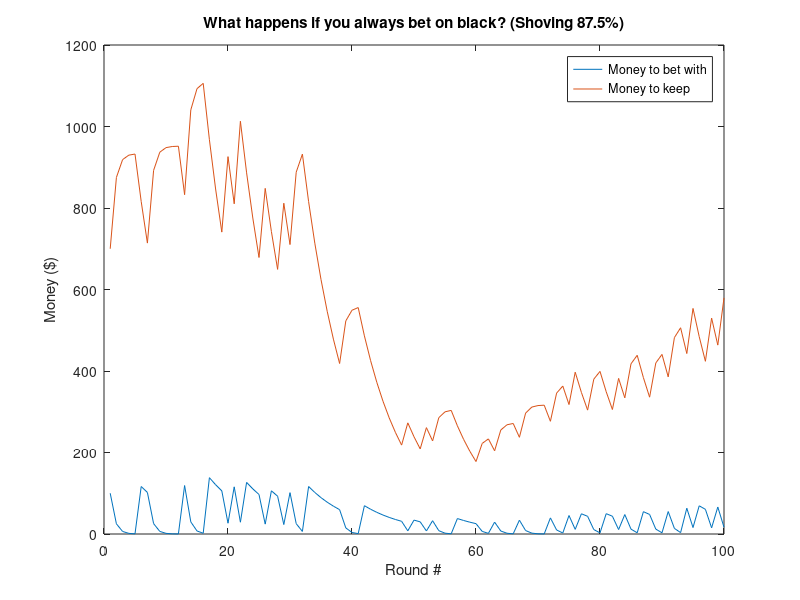

Reproduce this figure in MATLAB.
% Casino algorithm - Ian Gelman
% pull out game when lol?

iter = 100;                                             % # of rounds to simulate
start_bread = 800;                                      % Starting with $800
shove_pct = 7/8;                                        % Pctage of current money you 
                                                        % take home every round

pocket_bread = zeros(1,iter);                           % Money you currently have

pocket_bread(1) = start_bread - (start_bread*shove_pct);  % Init pocket bread
takehome_bread = zeros(1,iter);                         % Money you are taking home
takehome_bread(1) = start_bread - pocket_bread(1);        % Init takehome bread
the_game = rand(1,iter)-.5;                             % 2 to 1 odds

for i = 1:iter-1
    if the_game(i) < 0  % if you lose, take the shove percentage from your stash,      
        pocket_bread(i+1) = (1-shove_pct)*takehome_bread(i); %stay in the game, and deduct it from your takehome
        takehome_bread(i+1) = takehome_bread(i)-((1-shove_pct)*takehome_bread(i));                                                
    else % payout 1:1, and keep going.
        pocket_bread(i+1) = (2*pocket_bread(i))*(1-shove_pct);
        takehome_bread(i+1) = takehome_bread(i)+(shove_pct*2*pocket_bread(i));
    end
    if takehome_bread(i+1) <= 1 % if you're taking home less than a dollar
        disp('you lost all your money')
        break;
    end
end

plot(pocket_bread)
hold on
plot(takehome_bread)
hold off
title('What happens if you always bet on black? (Shoving 87.5%)')
xlabel('Round #')
ylabel('Money ($)')
legend('Money to bet with', 'Money to keep')
